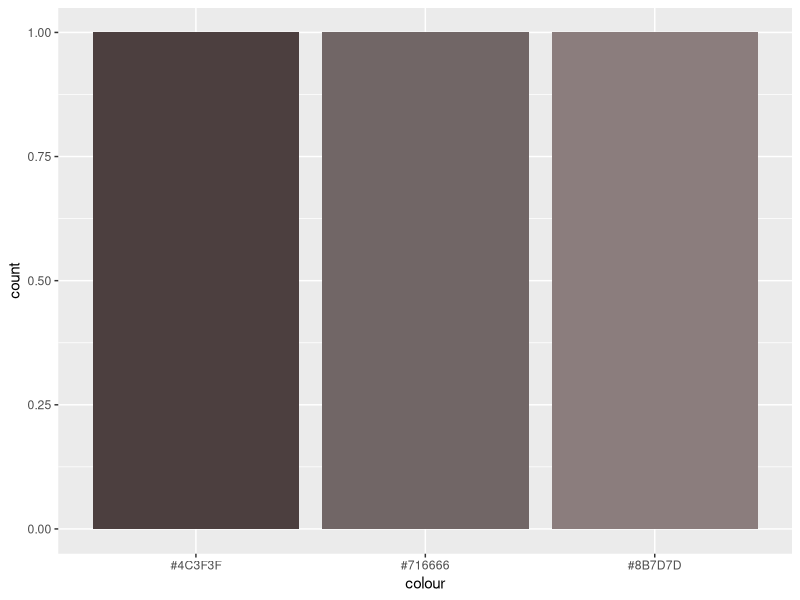

Generate this figure with R:
library(ggplot2)
data3 = read.csv(
  file="01january2016-1st3datapoints.csv", 
    stringsAsFactors=F)
p = ggplot(data=data3, 
       aes(x=colour, fill=I(colour)
      ),
           )
p= p + geom_bar(stat="count")

ggsave("1st3-ig-van-01january-2016-barchart.png", p, width = 26.666666667, height = 26.666666667, dpi = 72, limitsize = FALSE) # 26.6666667 = 1920/72dpi
warnings()
